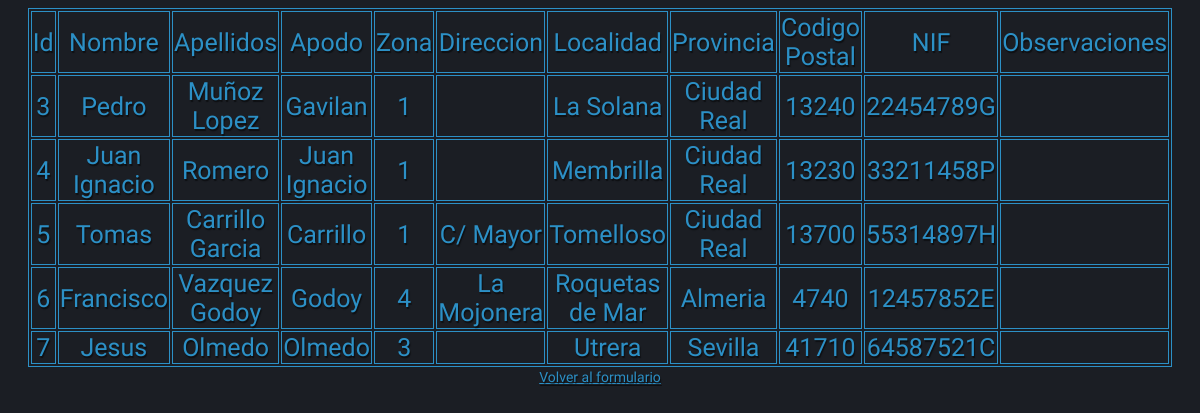
/controlador/agricultor/agribuscar.php, run on the app's committed database.
### tables this page shows
CREATE TABLE `agricultor` (
  `Id` int(11) NOT NULL,
  `Nombre` varchar(50) NOT NULL,
  `Apellidos` varchar(100) NOT NULL,
  `Apodo` varchar(25) NOT NULL,
  `Zona` int(11) NOT NULL,
  `Direccion` varchar(50) NOT NULL,
  `Localidad` varchar(50) NOT NULL,
  `Provincia` varchar(50) NOT NULL,
  `CodigoPostal` int(11) NOT NULL,
  `NIF` varchar(9) NOT NULL,
  `Observaciones` varchar(255) DEFAULT NULL
);

### controlador/agricultor/agriver.php (called while the page is built)
<?php
    require_once '../../modelo/conectar.php';
    $consulta="SELECT * FROM agricultor";
    $resultado=$conexion->query($consulta);
    $filas= mysqli_fetch_assoc($resultado);
?>

### vista/agricultor/tablaagr.php (the view, shortened to what this page needs)
<?php
    require_once '../../controlador/agricultor/agriver.php';
?>
<html>
    <head>
        <link rel="stylesheet" type="text/css" href="../../vista/css/form.css">
    </head>
    <body>
        <table border="1" class="responsive">
            <tr>
                <td>Id</td><td>Nombre</td><td>Apellidos</td><td>Apodo</td><td>Zona</td><td>Direccion</td><td>Localidad</td><td>Provincia</td>
                <td>Codigo Postal</td><td>NIF</td><td>Observaciones</td>
            </tr>
            <?php
                while($filas !=null){
                    echo "<tr>";
                    foreach($filas as $dato){
                        echo "<td>".$dato."</dato>";
                    }
                    $filas=$resultado -> fetch_assoc();
                    echo "</tr>";
                }
            ?>
        </table>
        <a href="../../modelo/agricultor/agriprincipal.php">Volver al formulario</a>
    </body>
</html>

### controlador/agricultor/agribuscar.php (shortened to what this page needs)
<?php
     if(empty($agriapodo) && empty($agridzona)){
         require_once '../../vista/agricultor/tablaagr.php';
     }
?>

### vista/css/form.css (style rules this page uses)
body { background: #1b1e24; background-image:-webkit-linear-gradient(right,#1b1e24,#1b1e24 50%,#1b1e24); background-image:-moz-linear-gradient(right,#1b1e24,#1b1e24 50%,#1b1e24); background-image:-o-linear-gradient(right,#1b1e24,#1b1e24 50%,#1b1e24); background-image:-ms-linear-gradient(right,#1b1e24,#1b1e24 50%,#1b1e24); background-image:linear-gradient(to left,#1b1e24,#1b1e24 50%,#1b1e24); text-align: center; font-family: Arial, sans-serif; font-size: 87.50%; line-height: 1.5em; }
table { border: 1px solid #2c90c6; text-align: center; font-family: 'Titan One'; text-shadow: 1px 2px 1px rgba(0,0,0,.5); color: #2c90c6; margin:0 auto; width: 80%; height: 200px; }
tr,td { border: 1px solid #2c90c6; color: #2c90c6; font-size: 1.25em; margin: 2% auto; text-align: center; font-family: 'Titan One'; text-shadow: 1px 2px 1px rgba(0,0,0,.5); }
a { color: #2c90c6; font-size: 125%; margin: 2% auto; text-align: center; font-family: 'Titan One'; text-shadow: 1px 2px 1px rgba(0,0,0,.5); }
@media screen and (max-width: 1440px) { a { color: #2c90c6; font-size: 120%; margin: 2% auto; text-align: center; font-family: 'Titan One'; text-shadow: 1px 2px 1px rgba(0,0,0,.5); } }
@media screen and (max-width: 1280px) { a { color: #2c90c6; font-size: 100%; margin: 2% auto; text-align: center; font-family: 'Titan One'; text-shadow: 1px 2px 1px rgba(0,0,0,.5); } }

### data on the page
agricultor: Id "3", Nombre "Pedro", Apellidos "Muñoz Lopez", Apodo "Gavilan", Zona "1", Localidad "La Solana", Provincia "Ciudad Real", CodigoPostal "13240", NIF "22454789G"
agricultor: Id "4", Apellidos "Romero", Zona "1", Localidad "Membrilla", Provincia "Ciudad Real", CodigoPostal "13230", NIF "33211458P"
agricultor: Id "5", Nombre "Tomas", Apellidos "Carrillo Garcia", Apodo "Carrillo", Zona "1", Direccion "C/ Mayor", Localidad "Tomelloso", Provincia "Ciudad Real", CodigoPostal "13700", NIF "55314897H"
agricultor: Id "6", Nombre "Francisco", Apellidos "Vazquez Godoy", Apodo "Godoy", Zona "4", Direccion "La Mojonera", Localidad "Roquetas de Mar", Provincia "Almeria", CodigoPostal "4740", NIF "12457852E"
agricultor: Id "7", Nombre "Jesus", Zona "3", Localidad "Utrera", Provincia "Sevilla", CodigoPostal "41710", NIF "64587521C"

### other printed values
$dato "Juan Ignacio"
$dato "Olmedo"
